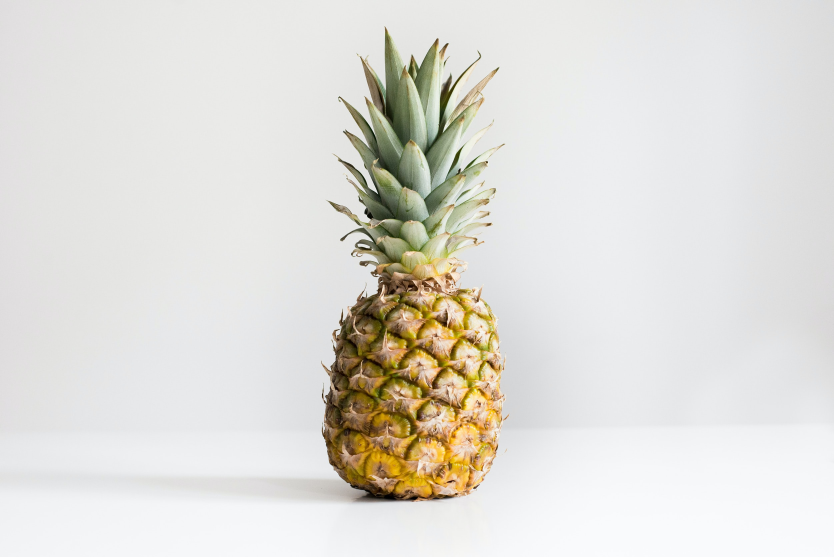
#> input picture Photos/julien-pianetti-Cr9hZrpC1Oc-unsplash.jpg, 2500 x 1669 px, found by its file name (shown at 1/3 size)
$ python init_thresholding.py
#> lines starting #> are read from the running program, lines starting #| are printed output that depends on the picture; after the words box and inside, x2 and y2 are one past the last pixel; in counts of white or black regions, pixels touching at a corner belong together
import numpy as np
import cv2

def rescaleFrame(frame,scale=0.75):
    width=int(frame.shape[1]*scale)
    height=int(frame.shape[0]*scale)
    dimensions=(width,height)
    return cv2.resize(frame,dimensions,interpolation=cv2.INTER_AREA)

bw=cv2.imread(r'C:\Users\kxb173230\Desktop\Books\openCV\Photos\julien-pianetti-Cr9hZrpC1Oc-unsplash.jpg', 0)
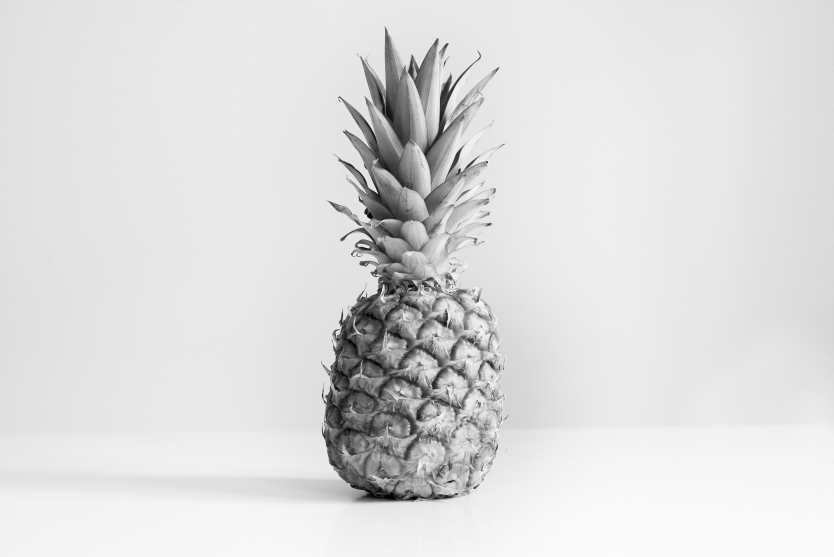
#> bw: shape (1669, 2500) (shown at 1/3 size); min 0, max 255, mean 221.2
bw_rescaled=rescaleFrame(bw,scale=0.3)
#> in rescaleFrame, `return cv2.resize(frame,dimensions,interpolation=cv2.INTER_AREA)`:
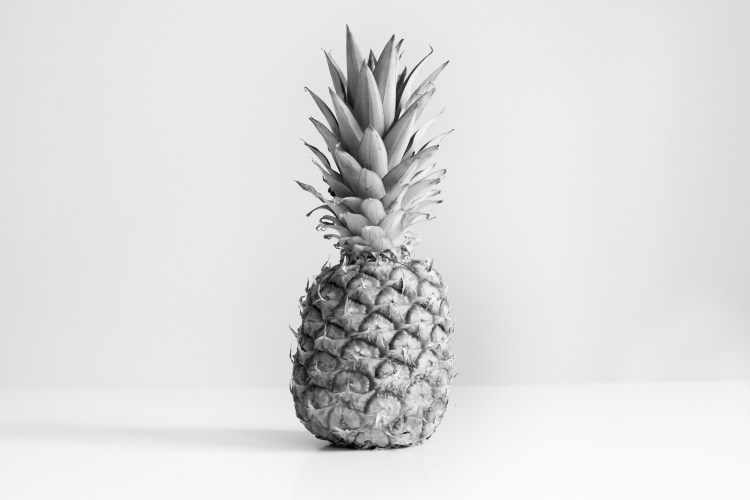
#> returned value: shape (500, 750); min 0, max 251, mean 221.2

#zero loads in bw
height,width=bw_rescaled.shape[0:2]
#> height = 500; width = 750
#first two values from shape

cv2.imshow("Original BW",bw_rescaled)

binary=np.zeros([height,width,1],'uint8')
threshold= 200

for row in range(0,height):
    for columns in range(0, width):
        if bw_rescaled[row][columns]>threshold:
            binary[row][columns]=255
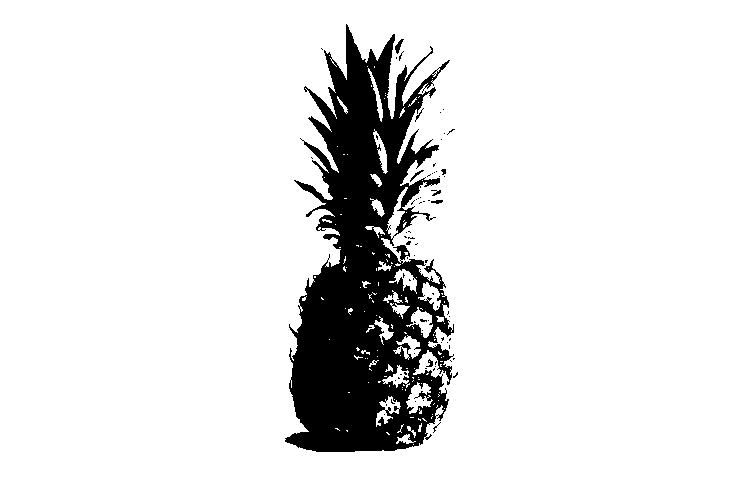
#> binary: shape (500, 750, 1); 89.5% white; 75 black regions (67 under 20 px), largest, box (x1, y1, x2, y2) and area: (285, 24, 454, 452) 38878, (395, 39, 404, 54) 58, (410, 170, 424, 182) 37

#cv2.imshow("Slow Binary", binary)

#very simple thresholding
ret,thresh=cv2.threshold(bw_rescaled,threshold,255,cv2.THRESH_BINARY)
#> ret = 200


cv2.imshow("CV_thresh",thresh)
cv2.waitKey(0)
cv2.destroyAllWindows
